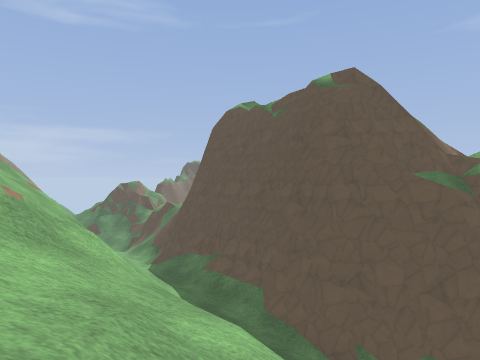
view 1 (above)

16 first-person views from a walk through a level from a Godot 3-D game. The camera is 1.2 m above the floor, looks level and sees 70° across. The floor is counted in squares, 2 m on a side. Each view is taken from the middle of a square. On the plan, view 1 faces up. The plan holds only what a view shows up to about 10 squares ahead; the rest is blank. The place goes on beyond the plan. Door leaves are left out where a doorway can be walked through. Surface patterns are stand-ins for the level's own textures.

view 2
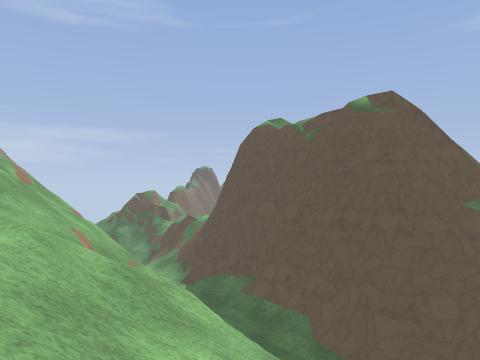

view 3
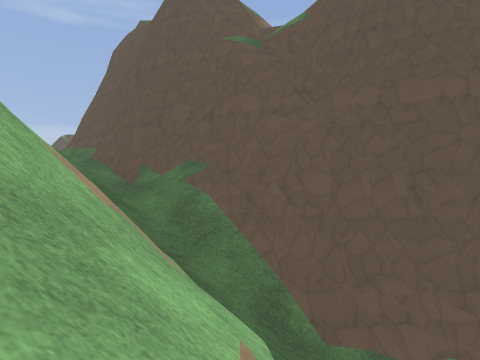

view 4
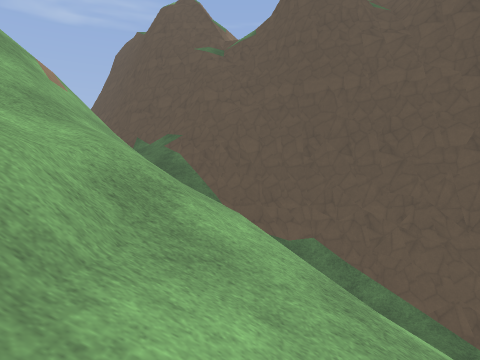

view 5
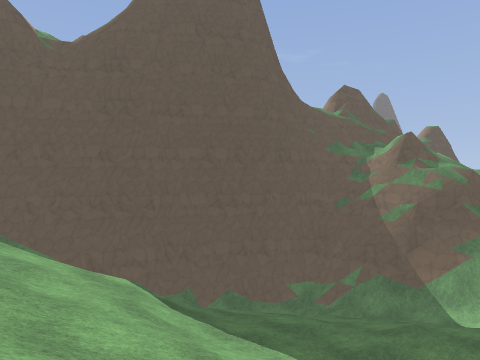

view 6
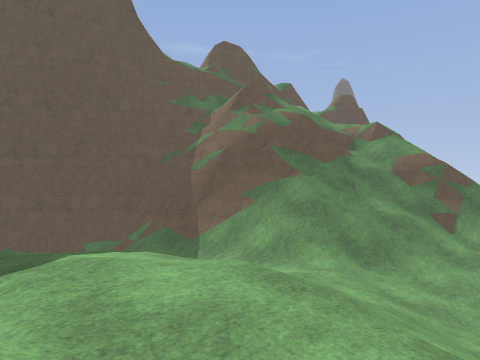

view 7
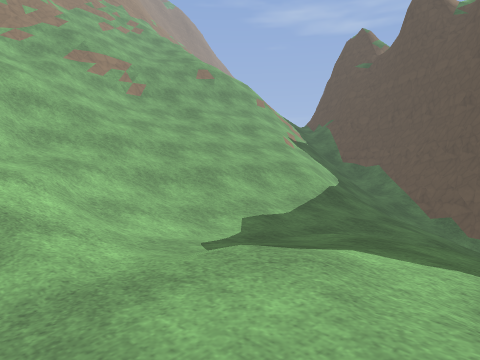

view 8
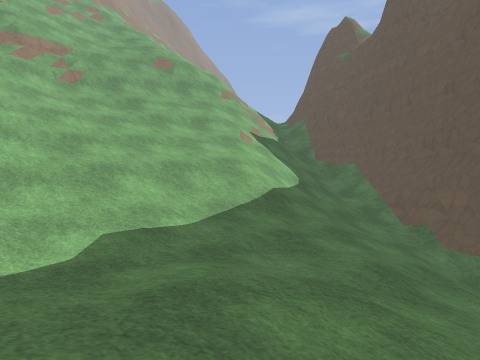

view 9
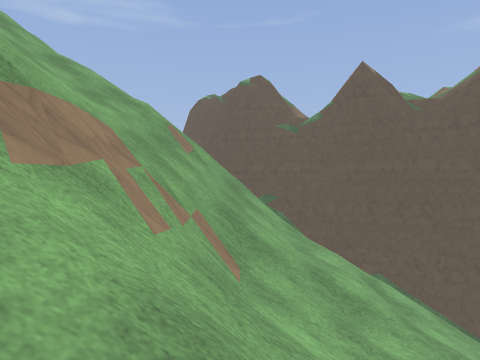

view 10
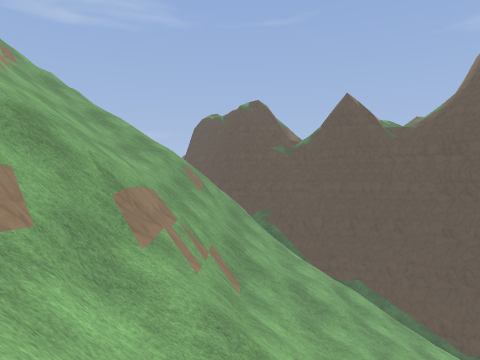

view 11
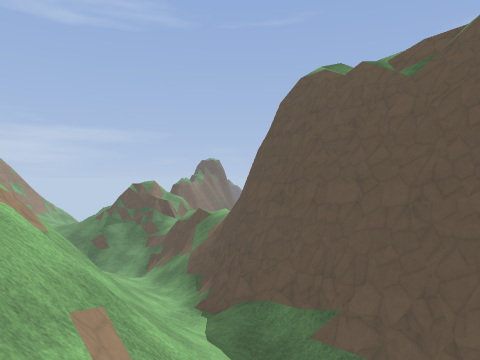

view 12
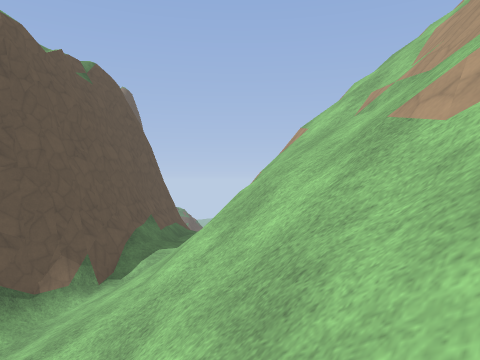

view 13
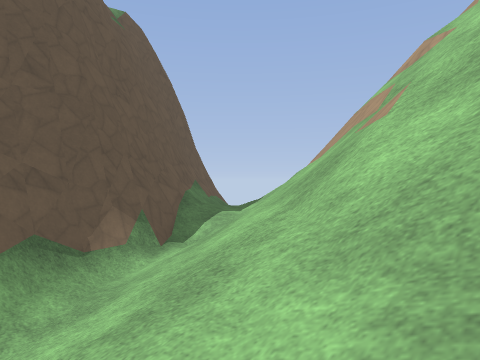

view 14
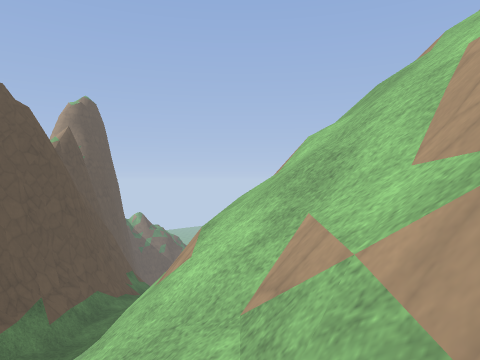

view 15
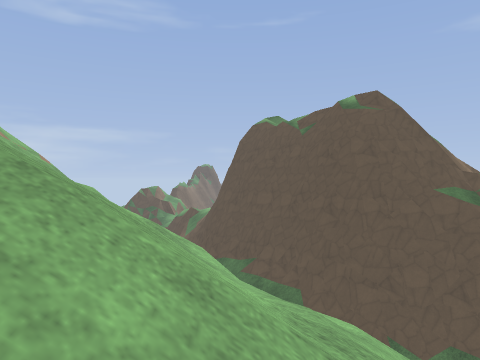

view 16
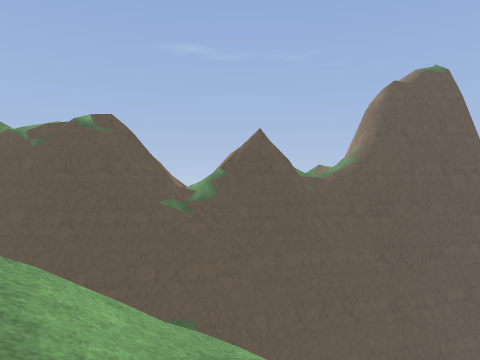

### Floor plan
Key: @ floor where view 1 was taken; # wall or solid block; . main floor; - floor 0.75 m lower than the main floor; _ floor 1.5 m lower than the main floor; < floor 2.25 m lower than the main floor; ( floor 3.25 m lower than the main floor; : floor 6.5 m higher than the main floor; + floor 7.25 m higher than the main floor; / step, stairs or slope; = window, fence, low wall or low ledge.
Columns run from 9 left of view 1 to 21 right of it. Each row starts with its distance up from view 1.
 14 / ////#
 13 /////:##
 12 #/////##
 11  //////##
 10  #//=///##
  9  ///#=//###
  8  ///==//+##
  7   ///=///:##
  6    = // ///###
  5      //   //###
  4      ///= ///=##
  3       ////===/####
  2       ////  #/ //##
  1        /// ///  //###
  0      ////@//// ////####
 -1      /////=/////////(/##
 -2      =/////////////   /##
 -3       /////////////// /##
 -4        ///////////-///(/##
 -5        ///////////.-////####
 -6          /=///////--/////=###
 -7          /////////--./ _//////
 -8          #////////.... _////=#
 -9              //////...//_////==
-10            /      /..///<___
-11                    .

Where each view was taken, in squares from view 1:
view 1: 0 up, 0 right, facing up
view 2: 0 up, 1 left, facing up
view 3: 1 down, 4 right, facing up
view 4: 4 down, 5 right, facing up
view 5: 8 down, 5 right, facing up-right
view 6: 11 down, 10 right, facing up-right
view 7: 10 down, 12 right, facing up-left
view 8: 8 down, 12 right, facing up-left
view 9: 8 down, 2 right, facing up
view 10: 10 down, 2 right, facing up
view 11: 4 up, 2 left, facing up
view 12: 14 up, 9 left, facing down-right
view 13: 14 up, 7 left, facing down-right
view 14: 11 up, 8 left, facing down-right
view 15: 1 down, 1 left, facing up
view 16: 2 down, 2 left, facing up-right
